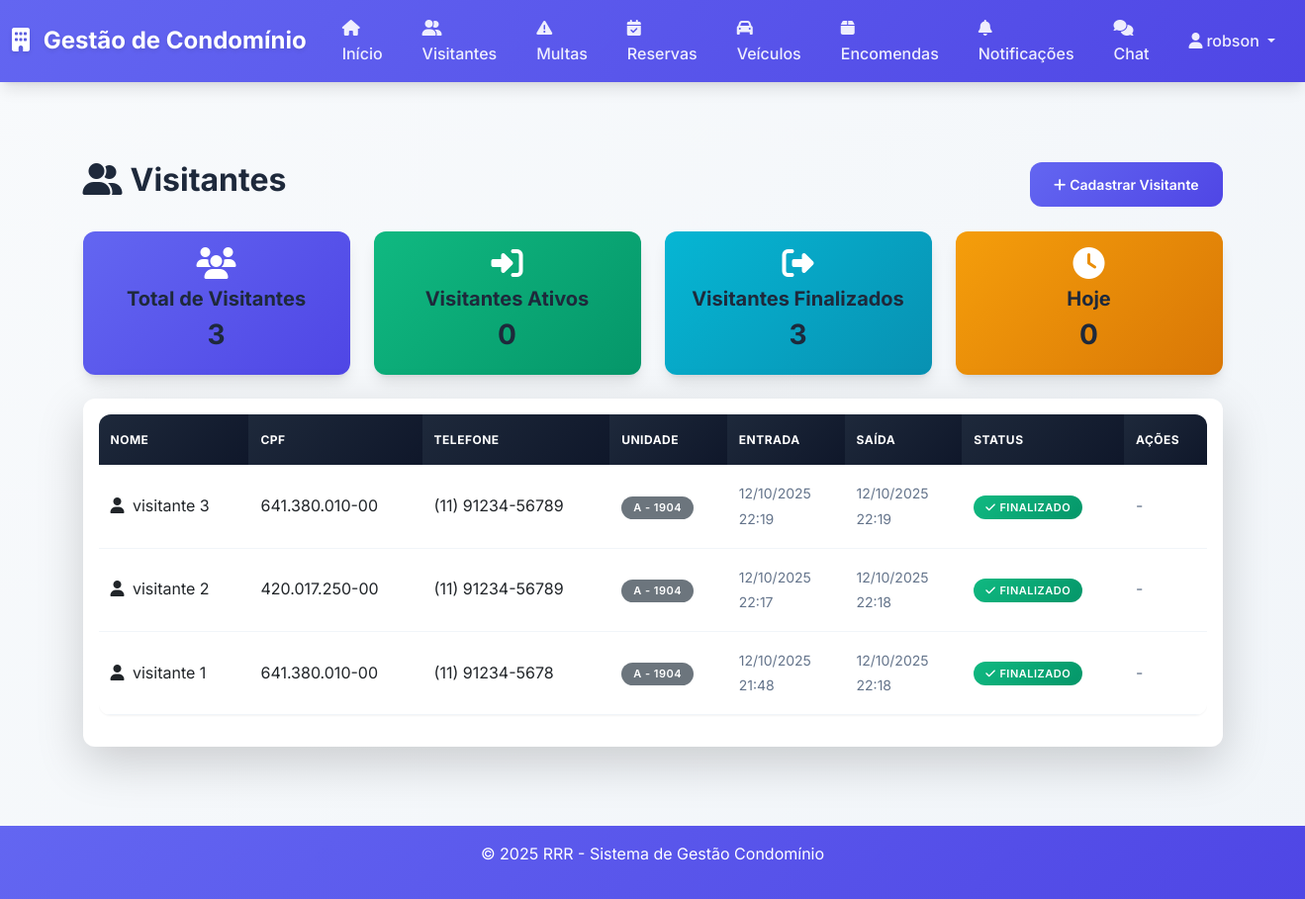
The page /visitantes (signed in) on the database its author committed.
### app.py (models this page shows)
class Usuario(db.Model):
    id = db.Column(db.Integer, primary_key=True)
    username = db.Column(db.String(50), nullable=False, unique=True)
    email = db.Column(db.String(100), nullable=False, unique=True)
    senha_hash = db.Column(db.String(255), nullable=False)
    tipo = db.Column(db.String(20), nullable=False)
    morador_id = db.Column(db.Integer, db.ForeignKey('morador.id'), nullable=True)
    ativo = db.Column(db.Boolean, default=True)
    data_cadastro = db.Column(db.DateTime, default=datetime.utcnow)
    morador = db.relationship('Morador', backref='usuario', uselist=False)
    notificacoes_enviadas = db.relationship('Notificacao', backref='autor', lazy=True)
    notificacoes_lidas = db.relationship('NotificacaoLeitura', backref='usuario', lazy=True, cascade='all, delete-orphan')
    mensagens_enviadas = db.relationship('ChatMensagem', foreign_keys='ChatMensagem.remetente_id', backref='remetente', lazy=True, cascade='all, delete-orphan')
    mensagens_recebidas = db.relationship('ChatMensagem', foreign_keys='ChatMensagem.destinatario_id', backref='destinatario', lazy=True, cascade='all, delete-orphan')

class Visitante(db.Model):
    id = db.Column(db.Integer, primary_key=True)
    nome = db.Column(db.String(100), nullable=False)
    cpf = db.Column(db.String(14), nullable=False)
    telefone = db.Column(db.String(15), nullable=False)
    unidade_id = db.Column(db.Integer, db.ForeignKey('unidade.id'), nullable=False)
    data_entrada = db.Column(db.DateTime, default=datetime.utcnow)
    data_saida = db.Column(db.DateTime, nullable=True)
    observacoes = db.Column(db.Text, nullable=True)
    unidade = db.relationship('Unidade', backref='visitantes')

class Unidade(db.Model):
    id = db.Column(db.Integer, primary_key=True)
    numero = db.Column(db.String(10), nullable=False, unique=True)
    bloco = db.Column(db.String(10), nullable=False)
    tipo = db.Column(db.String(20), nullable=False)
    vagas_garagem = db.Column(db.Integer, default=0)
    data_cadastro = db.Column(db.DateTime, default=datetime.utcnow)
    moradores = db.relationship('Morador', backref='unidade', lazy=True)

### app.py (the view)
@app.route('/visitantes')
@login_required
def listar_visitantes():
    usuario = Usuario.query.get(session['user_id'])
    if usuario.tipo == 'Admin':
        visitantes = Visitante.query.order_by(Visitante.data_entrada.desc()).all()
    else:
        visitantes = Visitante.query.filter_by(unidade_id=usuario.morador.unidade_id).order_by(Visitante.data_entrada.desc()).all()
    total_visitantes = len(visitantes)
    visitantes_ativos = len([v for v in visitantes if v.data_saida is None])
    visitantes_finalizados = len([v for v in visitantes if v.data_saida is not None])
    from datetime import datetime, date
    hoje = date.today()
    visitantes_hoje = len([v for v in visitantes if v.data_entrada.date() == hoje])
    return render_template('visitantes.html',
                         visitantes=visitantes,
                         total_visitantes=total_visitantes,
                         visitantes_ativos=visitantes_ativos,
                         visitantes_finalizados=visitantes_finalizados,
                         visitantes_hoje=visitantes_hoje)

### templates/visitantes.html (shortened to what this page needs)
{% extends "base.html" %}
{% block content %}
<div class="container mt-4">
    <div class="d-flex justify-content-between align-items-center mb-4">
        <h2>
            <i class="fas fa-user-friends me-2"></i>Visitantes
        </h2>
        <a href="{{ url_for('cadastrar_visitante') }}" class="btn btn-primary">
            <i class="fas fa-plus me-1"></i>Cadastrar Visitante
        </a>
    </div>
    <div class="row mb-4">
    <div class="col-md-3">
        <div class="card bg-primary text-white">
            <div class="card-body text-center">
                <i class="fas fa-users fa-2x mb-2"></i>
                <h5>Total de Visitantes</h5>
                <h3>{{ total_visitantes }}</h3>
            </div>
        </div>
    </div>
    <div class="col-md-3">
        <div class="card bg-success text-white">
            <div class="card-body text-center">
                <i class="fas fa-sign-in-alt fa-2x mb-2"></i>
                <h5>Visitantes Ativos</h5>
                <h3>{{ visitantes_ativos }}</h3>
            </div>
        </div>
    </div>
    <div class="col-md-3">
        <div class="card bg-info text-white">
            <div class="card-body text-center">
                <i class="fas fa-sign-out-alt fa-2x mb-2"></i>
                <h5>Visitantes Finalizados</h5>
                <h3>{{ visitantes_finalizados }}</h3>
            </div>
        </div>
    </div>
    <div class="col-md-3">
        <div class="card bg-warning text-white">
            <div class="card-body text-center">
                <i class="fas fa-clock fa-2x mb-2"></i>
                <h5>Hoje</h5>
                <h3>{{ visitantes_hoje }}</h3>
            </div>
        </div>
    </div>
    </div>
    <div class="card shadow-lg border-0">
        <div class="card-body">
            <div class="table-responsive">
                <table class="table table-hover">
                    <thead class="table-primary">
                        <tr>
                            <th>Nome</th>
                            <th>CPF</th>
                            <th>Telefone</th>
                            <th>Unidade</th>
                            <th>Entrada</th>
                            <th>Saída</th>
                            <th>Status</th>
                            <th>Ações</th>
                        </tr>
                    </thead>
                    <tbody>
                        {% for visitante in visitantes %}
                        <tr>
                            <td>
                                <i class="fas fa-user me-1"></i>
                                {{ visitante.nome }}
                            </td>
                            <td>{{ visitante.cpf }}</td>
                            <td>{{ visitante.telefone }}</td>
                            <td>
                                <span class="badge bg-secondary">
                                    {{ visitante.unidade.bloco }} - {{ visitante.unidade.numero }}
                                </span>
                            </td>
                            <td>
                                <small class="text-muted">
                                    {{ visitante.data_entrada.strftime('%d/%m/%Y') }}<br>
                                    {{ visitante.data_entrada.strftime('%H:%M') }}
                                </small>
                            </td>
                            <td>
                                {% if visitante.data_saida %}
                                <small class="text-muted">
                                    {{ visitante.data_saida.strftime('%d/%m/%Y') }}<br>
                                    {{ visitante.data_saida.strftime('%H:%M') }}
                                </small>
                                {% else %}
                                <span class="text-muted">-</span>
                                {% endif %}
                            </td>
                            <td>
                                {% if visitante.data_saida %}
                                <span class="badge bg-success">
                                    <i class="fas fa-check me-1"></i>Finalizado
                                </span>
                                {% else %}
                                <span class="badge bg-warning">
                                    <i class="fas fa-clock me-1"></i>Ativo
                                </span>
                                {% endif %}
                            </td>
                            <td>
                                {% if not visitante.data_saida %}
                                <form method="POST" action="{{ url_for('registrar_saida', visitante_id=visitante.id) }}" style="display: inline;">
                                    <button type="submit" class="btn btn-sm btn-success"
                                            onclick="return confirm('Registrar saída do visitante {{ visitante.nome }}?')">
                                        <i class="fas fa-sign-out-alt me-1"></i>Registrar Saída
                                    </button>
                                </form>
                                {% else %}
                                <span class="text-muted">-</span>
                                {% endif %}
                            </td>
                        </tr>
                        {% endfor %}
                    </tbody>
                </table>
            </div>
        </div>
    </div>
</div>
{% endblock %}

### templates/base.html (shortened to what this page needs)
<!DOCTYPE html>
<html lang="pt-BR">
<head>
    <link href="https://cdn.jsdelivr.net/npm/bootstrap@5.3.0/dist/css/bootstrap.min.css" rel="stylesheet">
    <link href="https://cdnjs.cloudflare.com/ajax/libs/font-awesome/6.4.0/css/all.min.css" rel="stylesheet">
    <link href="{{ url_for('static', filename='css/style.css') }}" rel="stylesheet">
</head>
<body>
    <nav class="navbar navbar-expand-lg navbar-dark bg-primary">
        <div class="container-fluid">
            <a class="navbar-brand" href="{{ url_for('index') }}">
                <i class="fas fa-building me-2"></i>
                Gestão de Condomínio
            </a>
            <div class="collapse navbar-collapse" id="navbarNav">
                <ul class="navbar-nav mx-auto">
                    {% if session.user_id %}
                    <li class="nav-item">
                        <a class="nav-link" href="{{ url_for('index') }}">
                            <i class="fas fa-home me-1"></i>Início
                        </a>
                    </li>
                    <li class="nav-item">
                        <a class="nav-link" href="{{ url_for('listar_visitantes') }}">
                            <i class="fas fa-user-friends me-1"></i>Visitantes
                        </a>
                    </li>
                    <li class="nav-item">
                        <a class="nav-link" href="{{ url_for('listar_multas') }}">
                            <i class="fas fa-exclamation-triangle me-1"></i>Multas
                        </a>
                    </li>
                    <li class="nav-item">
                        <a class="nav-link" href="{{ url_for('listar_reservas') }}">
                            <i class="fas fa-calendar-check me-1"></i>Reservas
                        </a>
                    </li>
                    <li class="nav-item">
                        <a class="nav-link" href="{{ url_for('listar_veiculos') }}">
                            <i class="fas fa-car me-1"></i>Veículos
                        </a>
                    </li>
                    <li class="nav-item">
                        <a class="nav-link" href="{{ url_for('listar_encomendas') }}">
                            <i class="fas fa-box me-1"></i>Encomendas
                        </a>
                    </li>
                    <li class="nav-item">
                        <a class="nav-link" href="{{ url_for('listar_notificacoes') }}">
                            <i class="fas fa-bell me-1"></i>Notificações
                        </a>
                    </li>
                    <li class="nav-item">
                        <a class="nav-link" href="{{ url_for('chat_home') }}">
                            <i class="fas fa-comments me-1"></i>Chat
                        </a>
                    </li>
                    {% endif %}
                </ul>
                <ul class="navbar-nav ms-auto">
                    {% if session.user_id %}
                    <li class="nav-item dropdown">
                        <a class="nav-link dropdown-toggle" href="#" role="button" data-bs-toggle="dropdown">
                            <i class="fas fa-user me-1"></i>{{ session.username }}
                        </a>
                    </li>
                    {% else %}
                    <li class="nav-item">
                        <a class="nav-link" href="{{ url_for('login') }}">
                            <i class="fas fa-sign-in-alt me-1"></i>Login
                        </a>
                    </li>
                    {% endif %}
                </ul>
            </div>
        </div>
    </nav>
    <main class="container my-4">
        {% block content %}{% endblock %}
    </main>
    <footer class="text-center py-3 mt-5">
        <div class="container">
            <p>&copy; 2025 RRR - Sistema de Gestão Condomínio</p>
        </div>
    </footer>
</body>
</html>

### rows shown on the page
Usuario: username "robson"
Visitante: nome "visitante 3", cpf "641.380.010-00", telefone "(11) 91234-56789", unidade.bloco "A", unidade.numero "1904", data_entrada "12/10/2025", data_entrada "22:19", data_saida "12/10/2025", data_saida "22:19", shows "FINALIZADO"
Visitante: nome "visitante 2", cpf "420.017.250-00", telefone "(11) 91234-56789", unidade.bloco "A", unidade.numero "1904", data_entrada "12/10/2025", data_entrada "22:17", data_saida "12/10/2025", data_saida "22:18", shows "FINALIZADO"
Visitante: nome "visitante 1", cpf "641.380.010-00", telefone "(11) 91234-5678", unidade.bloco "A", unidade.numero "1904", data_entrada "12/10/2025", data_entrada "21:48", data_saida "12/10/2025", data_saida "22:18", shows "FINALIZADO"

### other values the page prints
{{ total_visitantes }} "3"
{{ visitantes_ativos }} "0"
{{ visitantes_finalizados }} "3"
{{ visitantes_hoje }} "0"
